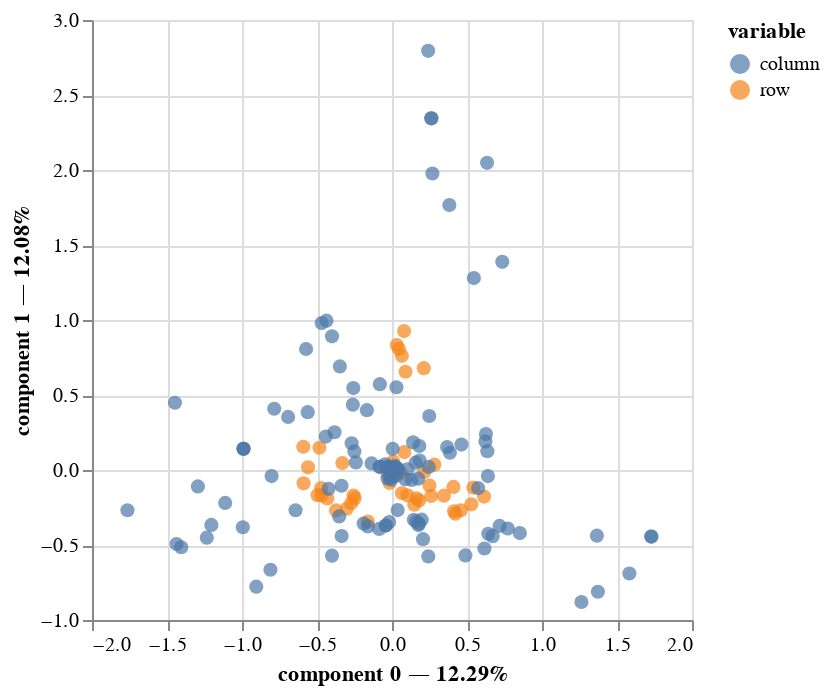

The notebook cell this image was saved under:
### Code cell
mca.plot(
    df_mortal_encoded,
    x_component=0,
    y_component=1,
    show_column_markers=True,
    show_row_markers=True,
    show_column_labels=False,
    show_row_labels=False
)

### Figure 1 — Vega-Lite specification as saved in the notebook (floating-point values rounded to 4 significant figures)
{"config": {"view": {"continuousWidth": 300, "continuousHeight": 300}}, "layer": [{"data": {"name": "data-7fafc4eb98a27f8d05d7762dbcbfa179"}, "mark": {"type": "circle", "size": 50}, "encoding": {"color": {"field": "variable", "type": "nominal"}, "tooltip": [{"field": "variable", "type": "nominal"}, {"field": "value", "type": "nominal"}, {"field": "component 0", "type": "quantitative"}, {"field": "component 1", "type": "quantitative"}], "x": {"axis": {"title": "component 0 — 12.29%"}, "field": "component 0", "scale": {"zero": false}, "type": "quantitative"}, "y": {"axis": {"title": "component 1 — 12.08%"}, "field": "component 1", "scale": {"zero": false}, "type": "quantitative"}}, "name": "view_1"}, {"data": {"name": "data-6411faa7bca72cce972c9bc9cf7f3fff"}, "mark": {"type": "circle", "size": 50}, "encoding": {"color": {"field": "variable", "type": "nominal"}, "tooltip": [{"field": "variable", "type": "nominal"}, {"field": "value", "type": "nominal"}, {"field": "component 0", "type": "quantitative"}, {"field": "component 1", "type": "quantitative"}], "x": {"axis": {"title": "component 0 — 12.29%"}, "field": "component 0", "scale": {"zero": false}, "type": "quantitative"}, "y": {"axis": {"title": "component 1 — 12.08%"}, "field": "component 1", "scale": {"zero": false}, "type": "quantitative"}}}], "params": [{"name": "param_1", "select": {"type": "interval", "encodings": ["x", "y"]}, "bind": "scales", "views": ["view_1"]}], "$schema": "https://vega.github.io/schema/vega-lite/v5.20.1.json", "datasets": {"data-7fafc4eb98a27f8d05d7762dbcbfa179": [{"component 0": 0.06553, "component 1": 0.7613, "variable": "row", "value": "0", "label": 0}, {"component 0": -0.1612, "component 1": -0.3435, "variable": "row", "value": "1", "label": 1}, {"component 0": -0.2565, "component 1": -0.1699, "variable": "row", "value": "2", "label": 2}, {"component 0": 0.007664, "component 1": 0.05726, "variable": "row", "value": "3", "label": 3}, {"component 0": 0.2138, "component 1": -0.01339, "variable": "row", "value": "4", "label": 4}, {"component 0": 0.4589, "component 1": -0.2691, "variable": "row", "value": "5", "label": 5}, {"component 0": 0.1808, "component 1": -0.204, "variable": "row", "value": "6", "label": 6}, {"component 0": -0.373, "component 1": -0.2694, "variable": "row", "value": "7", "label": 7}, {"component 0": 0.2497, "component 1": -0.1039, "variable": "row", "value": "8", "label": 8}, {"component 0": 0.4139, "component 1": -0.2755, "variable": "row", "value": "9", "label": 9}, {"component 0": 0.529, "component 1": -0.2287, "variable": "row", "value": "10", "label": 10}, {"component 0": 0.4222, "component 1": -0.2916, "variable": "row", "value": "11", "label": 11}, {"component 0": 0.4096, "component 1": -0.1129, "variable": "row", "value": "12", "label": 12}, {"component 0": -0.4312, "component 1": -0.19, "variable": "row", "value": "13", "label": 13}, {"component 0": 0.05831, "component 1": -0.01911, "variable": "row", "value": "14", "label": 14}, {"component 0": 0.261, "component 1": -0.173, "variable": "row", "value": "15", "label": 15}, {"component 0": -0.2709, "component 1": -0.2204, "variable": "row", "value": "16", "label": 16}, {"component 0": 0.1636, "component 1": -0.1887, "variable": "row", "value": "17", "label": 17}, {"component 0": 0.1481, "component 1": -0.2314, "variable": "row", "value": "18", "label": 18}, {"component 0": 0.09001, "component 1": 0.6551, "variable": "row", "value": "19", "label": 19}, {"component 0": 0.08059, "component 1": 0.9262, "variable": "row", "value": "20", "label": 20}, {"component 0": 0.006015, "component 1": -0.04263, "variable": "row", "value": "21", "label": 21}, {"component 0": 0.1027, "component 1": -0.1691, "variable": "row", "value": "22", "label": 22}, {"component 0": -0.3309, "component 1": 0.04693, "variable": "row", "value": "23", "label": 23}, {"component 0": 0.2823, "component 1": 0.0354, "variable": "row", "value": "24", "label": 24}, {"component 0": -0.5914, "component 1": 0.1547, "variable": "row", "value": "25", "label": 25}, {"component 0": -0.4697, "component 1": -0.1706, "variable": "row", "value": "26", "label": 26}, {"component 0": 0.08303, "component 1": 0.1193, "variable": "row", "value": "27", "label": 27}, {"component 0": 0.06605, "component 1": -0.1532, "variable": "row", "value": "28", "label": 28}, {"component 0": -0.2494, "component 1": -0.1889, "variable": "row", "value": "29", "label": 29}, {"component 0": -0.5896, "component 1": -0.08889, "variable": "row", "value": "30", "label": 30}, {"component 0": -0.3024, "component 1": -0.2577, "variable": "row", "value": "31", "label": 31}, {"component 0": -0.4838, "component 1": 0.1486, "variable": "row", "value": "32", "label": 32}, {"component 0": -0.01662, "component 1": -0.08656, "variable": "row", "value": "33", "label": 33}, {"component 0": 0.5423, "component 1": -0.1171, "variable": "row", "value": "34", "label": 34}, {"component 0": -0.02919, "component 1": -0.02614, "variable": "row", "value": "35", "label": 35}, {"component 0": 0.04676, "component 1": 0.8074, "variable": "row", "value": "36", "label": 36}, {"component 0": 0.03164, "component 1": 0.8334, "variable": "row", "value": "37", "label": 37}, {"component 0": 0.6136, "component 1": -0.1772, "variable": "row", "value": "38", "label": 38}, {"component 0": -0.4964, "component 1": -0.1679, "variable": "row", "value": "39", "label": 39}, {"component 0": 0.2119, "component 1": 0.6788, "variable": "row", "value": "40", "label": 40}, {"component 0": 0.3458, "component 1": -0.171, "variable": "row", "value": "41", "label": 41}, {"component 0": -0.4729, "component 1": -0.1204, "variable": "row", "value": "42", "label": 42}, {"component 0": -0.5596, "component 1": 0.01768, "variable": "row", "value": "43", "label": 43}], "data-6411faa7bca72cce972c9bc9cf7f3fff": [{"component 0": -0.4365, "component 1": 0.9956, "variable": "column", "value": "presunto responsable_SÍ__0.0", "label": "presunto responsable_SÍ__0.0"}, {"component 0": 0.1455, "component 1": -0.3319, "variable": "column", "value": "presunto responsable_SÍ__1.0", "label": "presunto responsable_SÍ__1.0"}, {"component 0": -0.441, "component 1": 0.2228, "variable": "column", "value": "presunto error_Ejecución incorrecta de maniobra o maniobra inadecuada__0.0", "label": "presunto error_Ejecución incorrecta de maniobra o maniobra inadecuada__0.0"}, {"component 0": 0.7718, "component 1": -0.3899, "variable": "column", "value": "presunto error_Ejecución incorrecta de maniobra o maniobra inadecuada__1.0", "label": "presunto error_Ejecución incorrecta de maniobra o maniobra inadecuada__1.0"}, {"component 0": 0.1842, "component 1": 0.06322, "variable": "column", "value": "presunto error_Indecisión, demora o retraso en tomar una decisión__0.0", "label": "presunto error_Indecisión, demora o retraso en tomar una decisión__0.0"}, {"component 0": -1.437, "component 1": -0.4931, "variable": "column", "value": "presunto error_Indecisión, demora o retraso en tomar una decisión__1.0", "label": "presunto error_Indecisión, demora o retraso en tomar una decisión__1.0"}, {"component 0": 0.1623, "component 1": -0.3437, "variable": "column", "value": "presunto error_No se aprecian errores__0.0", "label": "presunto error_No se aprecian errores__0.0"}, {"component 0": -0.2578, "component 1": 0.5459, "variable": "column", "value": "presunto error_No se aprecian errores__1.0", "label": "presunto error_No se aprecian errores__1.0"}, {"component 0": -0.0004399, "component 1": -0.01418, "variable": "column", "value": "presunto error_No ver un vehículo/peatón/obstáculo...__0.0", "label": "presunto error_No ver un vehículo/peatón/obstáculo...__0.0"}, {"component 0": 0.004399, "component 1": 0.1418, "variable": "column", "value": "presunto error_No ver un vehículo/peatón/obstáculo...__1.0", "label": "presunto error_No ver un vehículo/peatón/obstáculo...__1.0"}, {"component 0": 0.01906, "component 1": 0.0272, "variable": "column", "value": "presunto error_Se desconoce__0.0", "label": "presunto error_Se desconoce__0.0"}, {"component 0": -0.4002, "component 1": -0.5712, "variable": "column", "value": "presunto error_Se desconoce__1.0", "label": "presunto error_Se desconoce__1.0"}, {"component 0": -3.945e-17, "component 1": -3.255e-17, "variable": "column", "value": "posicion en el vehiculo_Se desconoce__1.0", "label": "posicion en el vehiculo_Se desconoce__1.0"}, {"component 0": -0.04509, "component 1": 0.03827, "variable": "column", "value": "sexo_Mujer__0.0", "label": "sexo_Mujer__0.0"}, {"component 0": 0.6162, "component 1": -0.5231, "variable": "column", "value": "sexo_Mujer__1.0", "label": "sexo_Mujer__1.0"}, {"component 0": -0.005606, "component 1": -0.06499, "variable": "column", "value": "motivo de desplazamiento_Actividad deportiva particular__0.0", "label": "motivo de desplazamiento_Actividad deportiva particular__0.0"}, {"component 0": 0.2411, "component 1": 2.794, "variable": "column", "value": "motivo de desplazamiento_Actividad deportiva particular__1.0", "label": "motivo de desplazamiento_Actividad deportiva particular__1.0"}, {"component 0": -0.005776, "component 1": -0.008371, "variable": "column", "value": "motivo de desplazamiento_Bomberos, Policía, Ambulancia__0.0", "label": "motivo de desplazamiento_Bomberos, Policía, Ambulancia__0.0"}, {"component 0": 0.2484, "component 1": 0.3599, "variable": "column", "value": "motivo de desplazamiento_Bomberos, Policía, Ambulancia__1.0", "label": "motivo de desplazamiento_Bomberos, Policía, Ambulancia__1.0"}, {"component 0": -0.4227, "component 1": -0.1256, "variable": "column", "value": "motivo de desplazamiento_Ocio y entretenimiento__0.0", "label": "motivo de desplazamiento_Ocio y entretenimiento__0.0"}, {"component 0": 0.386, "component 1": 0.1146, "variable": "column", "value": "motivo de desplazamiento_Ocio y entretenimiento__1.0", "label": "motivo de desplazamiento_Ocio y entretenimiento__1.0"}, {"component 0": 0.1029, "component 1": 0.005231, "variable": "column", "value": "motivo de desplazamiento_Otras actividades particulares__0.0", "label": "motivo de desplazamiento_Otras actividades particulares__0.0"}, {"component 0": -0.8027, "component 1": -0.04081, "variable": "column", "value": "motivo de desplazamiento_Otras actividades particulares__1.0", "label": "motivo de desplazamiento_Otras actividades particulares__1.0"}, {"component 0": 0.1407, "component 1": 0.1848, "variable": "column", "value": "motivo de desplazamiento_Se desconoce__0.0", "label": "motivo de desplazamiento_Se desconoce__0.0"}, {"component 0": -0.3356, "component 1": -0.4407, "variable": "column", "value": "motivo de desplazamiento_Se desconoce__1.0", "label": "motivo de desplazamiento_Se desconoce__1.0"}, {"component 0": 0.02302, "component 1": -0.003293, "variable": "column", "value": "motivo de desplazamiento_Transporte profesional de mercancías__0.0", "label": "motivo de desplazamiento_Transporte profesional de mercancías__0.0"}, {"component 0": -0.9899, "component 1": 0.1416, "variable": "column", "value": "motivo de desplazamiento_Transporte profesional de mercancías__1.0", "label": "motivo de desplazamiento_Transporte profesional de mercancías__1.0"}, {"component 0": -0.02937, "component 1": 0.02046, "variable": "column", "value": "desplazamiento previsto_Largo (Más de 200 km.)__0.0", "label": "desplazamiento previsto_Largo (Más de 200 km.)__0.0"}, {"component 0": 1.263, "component 1": -0.8799, "variable": "column", "value": "desplazamiento previsto_Largo (Más de 200 km.)__1.0", "label": "desplazamiento previsto_Largo (Más de 200 km.)__1.0"}, {"component 0": 0.3675, "component 1": 0.1534, "variable": "column", "value": "desplazamiento previsto_Local (Menos de 50 km.)__0.0", "label": "desplazamiento previsto_Local (Menos de 50 km.)__0.0"}, {"component 0": -0.6431, "component 1": -0.2684, "variable": "column", "value": "desplazamiento previsto_Local (Menos de 50 km.)__1.0", "label": "desplazamiento previsto_Local (Menos de 50 km.)__1.0"}, {"component 0": -0.2507, "component 1": 0.1237, "variable": "column", "value": "desplazamiento previsto_Medio (De 50 a 100 km.)__0.0", "label": "desplazamiento previsto_Medio (De 50 a 100 km.)__0.0"}, {"component 0": 0.8525, "component 1": -0.4207, "variable": "column", "value": "desplazamiento previsto_Medio (De 50 a 100 km.)__1.0", "label": "desplazamiento previsto_Medio (De 50 a 100 km.)__1.0"}, {"component 0": -0.01857, "component 1": -0.3475, "variable": "column", "value": "desplazamiento previsto_Se desconoce__0.0", "label": "desplazamiento previsto_Se desconoce__0.0"}, {"component 0": 0.02949, "component 1": 0.5519, "variable": "column", "value": "desplazamiento previsto_Se desconoce__1.0", "label": "desplazamiento previsto_Se desconoce__1.0"}, {"component 0": -0.2691, "component 1": 0.1782, "variable": "column", "value": "tipo de permiso_A1__0.0", "label": "tipo de permiso_A1__0.0"}, {"component 0": 0.6417, "component 1": -0.4249, "variable": "column", "value": "tipo de permiso_A1__1.0", "label": "tipo de permiso_A1__1.0"}, {"component 0": 0.6262, "component 1": 0.2401, "variable": "column", "value": "tipo de permiso_A2__0.0", "label": "tipo de permiso_A2__0.0"}, {"component 0": -0.9946, "component 1": -0.3814, "variable": "column", "value": "tipo de permiso_A2__1.0", "label": "tipo de permiso_A2__1.0"}, {"component 0": -0.08233, "component 1": 0.02114, "variable": "column", "value": "tipo de permiso_AM__0.0", "label": "tipo de permiso_AM__0.0"}, {"component 0": 1.729, "component 1": -0.444, "variable": "column", "value": "tipo de permiso_AM__1.0", "label": "tipo de permiso_AM__1.0"}, {"component 0": 0.02302, "component 1": -0.003293, "variable": "column", "value": "tipo de permiso_B+E__0.0", "label": "tipo de permiso_B+E__0.0"}, {"component 0": -0.9899, "component 1": 0.1416, "variable": "column", "value": "tipo de permiso_B+E__1.0", "label": "tipo de permiso_B+E__1.0"}, {"component 0": -0.01487, "component 1": 0.0009396, "variable": "column", "value": "tipo de permiso_D__0.0", "label": "tipo de permiso_D__0.0"}, {"component 0": 0.6395, "component 1": -0.0404, "variable": "column", "value": "tipo de permiso_D__1.0", "label": "tipo de permiso_D__1.0"}, {"component 0": -0.1606, "component 1": -0.3763, "variable": "column", "value": "tipo de permiso_Se desconoce__0.0", "label": "tipo de permiso_Se desconoce__0.0"}, {"component 0": 0.546, "component 1": 1.279, "variable": "column", "value": "tipo de permiso_Se desconoce__1.0", "label": "tipo de permiso_Se desconoce__1.0"}, {"component 0": -0.0368, "component 1": 0.01605, "variable": "column", "value": "caracteristica del permiso_Caducado__0.0", "label": "caracteristica del permiso_Caducado__0.0"}, {"component 0": 1.582, "component 1": -0.6901, "variable": "column", "value": "caracteristica del permiso_Caducado__1.0", "label": "caracteristica del permiso_Caducado__1.0"}, {"component 0": 0.735, "component 1": 1.388, "variable": "column", "value": "caracteristica del permiso_En Vigor__0.0", "label": "caracteristica del permiso_En Vigor__0.0"}, {"component 0": -0.189, "component 1": -0.3568, "variable": "column", "value": "caracteristica del permiso_En Vigor__1.0", "label": "caracteristica del permiso_En Vigor__1.0"}, {"component 0": -0.08233, "component 1": 0.02114, "variable": "column", "value": "caracteristica del permiso_Inapropiado__0.0", "label": "caracteristica del permiso_Inapropiado__0.0"}, {"component 0": 1.729, "component 1": -0.444, "variable": "column", "value": "caracteristica del permiso_Inapropiado__1.0", "label": "caracteristica del permiso_Inapropiado__1.0"}, {"component 0": -0.04144, "component 1": -0.3702, "variable": "column", "value": "caracteristica del permiso_Se desconoce__0.0", "label": "caracteristica del permiso_Se desconoce__0.0"}, {"component 0": 0.2624, "component 1": 2.344, "variable": "column", "value": "caracteristica del permiso_Se desconoce__1.0", "label": "caracteristica del permiso_Se desconoce__1.0"}, {"component 0": 0.03268, "component 1": 0.01197, "variable": "column", "value": "factor de atencion_Actividades simultáneas a la conducción (comer, beber, buscar objetos...)__0.0", "label": "factor de atencion_Actividades simultáneas a la conducción (comer, beber, buscar objetos...)__0.0"}, {"component 0": -1.405, "component 1": -0.5147, "variable": "column", "value": "factor de atencion_Actividades simultáneas a la conducción (comer, beber, buscar objetos...)__1.0", "label": "factor de atencion_Actividades simultáneas a la conducción (comer, beber, buscar objetos...)__1.0"}, {"component 0": 0.04101, "component 1": 0.006237, "variable": "column", "value": "factor de atencion_Enfermedad súbita/indisposición__0.0", "label": "factor de atencion_Enfermedad súbita/indisposición__0.0"}, {"component 0": -1.764, "component 1": -0.2682, "variable": "column", "value": "factor de atencion_Enfermedad súbita/indisposición__1.0", "label": "factor de atencion_Enfermedad súbita/indisposición__1.0"}, {"component 0": 0.02727, "component 1": -0.03841, "variable": "column", "value": "factor de atencion_Estar pensativo o abstraído__0.0", "label": "factor de atencion_Estar pensativo o abstraído__0.0"}, {"component 0": -0.5727, "component 1": 0.8066, "variable": "column", "value": "factor de atencion_Estar pensativo o abstraído__1.0", "label": "factor de atencion_Estar pensativo o abstraído__1.0"}, {"component 0": 0.03777, "component 1": -0.2671, "variable": "column", "value": "factor de atencion_No se aprecia ningún factor__0.0", "label": "factor de atencion_No se aprecia ningún factor__0.0"}, {"component 0": -0.08094, "component 1": 0.5723, "variable": "column", "value": "factor de atencion_No se aprecia ningún factor__1.0", "label": "factor de atencion_No se aprecia ningún factor__1.0"}, {"component 0": -0.2609, "component 1": 0.4354, "variable": "column", "value": "factor de atencion_Se desconoce__0.0", "label": "factor de atencion_Se desconoce__0.0"}, {"component 0": 0.1983, "component 1": -0.3309, "variable": "column", "value": "factor de atencion_Se desconoce__1.0", "label": "factor de atencion_Se desconoce__1.0"}, {"component 0": -0.01138, "component 1": 0.01324, "variable": "column", "value": "factor de atencion_Uso del GPS__0.0", "label": "factor de atencion_Uso del GPS__0.0"}, {"component 0": 0.4895, "component 1": -0.5692, "variable": "column", "value": "factor de atencion_Uso del GPS__1.0", "label": "factor de atencion_Uso del GPS__1.0"}, {"component 0": -3.945e-17, "component 1": -3.255e-17, "variable": "column", "value": "signos alcohol_NO__1.0", "label": "signos alcohol_NO__1.0"}, {"component 0": -3.945e-17, "component 1": -3.255e-17, "variable": "column", "value": "signos drogas_NO__1.0", "label": "signos drogas_NO__1.0"}, {"component 0": -0.006262, "component 1": -0.04596, "variable": "column", "value": "casco_Casco no utilizado__0.0", "label": "casco_Casco no utilizado__0.0"}, {"component 0": 0.2693, "component 1": 1.976, "variable": "column", "value": "casco_Casco no utilizado__1.0", "label": "casco_Casco no utilizado__1.0"}, {"component 0": -1.112, "component 1": -0.2196, "variable": "column", "value": "casco_Casco utilizado__0.0", "label": "casco_Casco utilizado__0.0"}, {"component 0": 0.6355, "component 1": 0.1255, "variable": "column", "value": "casco_Casco utilizado__1.0", "label": "casco_Casco utilizado__1.0"}, {"component 0": 0.6229, "component 1": 0.1893, "variable": "column", "value": "casco_Se ignora__0.0", "label": "casco_Se ignora__0.0"}, {"component 0": -1.204, "component 1": -0.366, "variable": "column", "value": "casco_Se ignora__1.0", "label": "casco_Se ignora__1.0"}, {"component 0": -0.4, "component 1": 0.8911, "variable": "column", "value": "cinturon de seguridad_Cinturón no utilizado__0.0", "label": "cinturon de seguridad_Cinturón no utilizado__0.0"}, {"component 0": 0.2069, "component 1": -0.4609, "variable": "column", "value": "cinturon de seguridad_Cinturón no utilizado__1.0", "label": "cinturon de seguridad_Cinturón no utilizado__1.0"}, {"component 0": 0.2448, "component 1": 0.02068, "variable": "column", "value": "cinturon de seguridad_Cinturón utilizado__0.0", "label": "cinturon de seguridad_Cinturón utilizado__0.0"}, {"component 0": -1.294, "component 1": -0.1093, "variable": "column", "value": "cinturon de seguridad_Cinturón utilizado__1.0", "label": "cinturon de seguridad_Cinturón utilizado__1.0"}, {"component 0": -0.08496, "component 1": -0.3926, "variable": "column", "value": "cinturon de seguridad_Se ignora__0.0", "label": "cinturon de seguridad_Se ignora__0.0"}, {"component 0": 0.3823, "component 1": 1.767, "variable": "column", "value": "cinturon de seguridad_Se ignora__1.0", "label": "cinturon de seguridad_Se ignora__1.0"}, {"component 0": -3.945e-17, "component 1": -3.255e-17, "variable": "column", "value": "accion del peaton_Peaton no interviene__1.0", "label": "accion del peaton_Peaton no interviene__1.0"}, {"component 0": 0.02104, "component 1": 0.01808, "variable": "column", "value": "presunta infraccion del conductor_Adelantar antirreglamentariamente__0.0", "label": "presunta infraccion del conductor_Adelantar antirreglamentariamente__0.0"}, {"component 0": -0.9046, "component 1": -0.7776, "variable": "column", "value": "presunta infraccion del conductor_Adelantar antirreglamentariamente__1.0", "label": "presunta infraccion del conductor_Adelantar antirreglamentariamente__1.0"}, {"component 0": -0.03192, "component 1": 0.01888, "variable": "column", "value": "presunta infraccion del conductor_Competiciones o carreras__0.0", "label": "presunta infraccion del conductor_Competiciones o carreras__0.0"}, {"component 0": 1.373, "component 1": -0.8118, "variable": "column", "value": "presunta infraccion del conductor_Competiciones o carreras__1.0", "label": "presunta infraccion del conductor_Competiciones o carreras__1.0"}, {"component 0": -0.01474, "component 1": -0.04763, "variable": "column", "value": "presunta infraccion del conductor_Girar o cambiar de sentido incorrectamente__0.0", "label": "presunta infraccion del conductor_Girar o cambiar de sentido incorrectamente__0.0"}, {"component 0": 0.6337, "component 1": 2.048, "variable": "column", "value": "presunta infraccion del conductor_Girar o cambiar de sentido incorrectamente__1.0", "label": "presunta infraccion del conductor_Girar o cambiar de sentido incorrectamente__1.0"}, {"component 0": 0.006671, "component 1": 0.01245, "variable": "column", "value": "presunta infraccion del conductor_Invadir parcialmente el sentido contrario__0.0", "label": "presunta infraccion del conductor_Invadir parcialmente el sentido contrario__0.0"}, {"component 0": -0.03002, "component 1": -0.05604, "variable": "column", "value": "presunta infraccion del conductor_Invadir parcialmente el sentido contrario__1.0", "label": "presunta infraccion del conductor_Invadir parcialmente el sentido contrario__1.0"}, {"component 0": 0.1798, "component 1": -0.3572, "variable": "column", "value": "presunta infraccion del conductor_Presuntamente no existe infracción__0.0", "label": "presunta infraccion del conductor_Presuntamente no existe infracción__0.0"}, {"component 0": -0.3477, "component 1": 0.6906, "variable": "column", "value": "presunta infraccion del conductor_Presuntamente no existe infracción__1.0", "label": "presunta infraccion del conductor_Presuntamente no existe infracción__1.0"}, {"component 0": -0.1674, "component 1": 0.3988, "variable": "column", "value": "presunta infraccion del conductor_Se desconoce__0.0", "label": "presunta infraccion del conductor_Se desconoce__0.0"}, {"component 0": 0.2419, "component 1": -0.5761, "variable": "column", "value": "presunta infraccion del conductor_Se desconoce__1.0", "label": "presunta infraccion del conductor_Se desconoce__1.0"}, {"component 0": 0.1758, "component 1": -0.3672, "variable": "column", "value": "presunta infraccion de velocidad_Ninguna__0.0", "label": "presunta infraccion de velocidad_Ninguna__0.0"}, {"component 0": -0.4689, "component 1": 0.9792, "variable": "column", "value": "presunta infraccion de velocidad_Ninguna__1.0", "label": "presunta infraccion de velocidad_Ninguna__1.0"}, {"component 0": 0.1821, "component 1": 0.16, "variable": "column", "value": "presunta infraccion de velocidad_Se desconoce__0.0", "label": "presunta infraccion de velocidad_Se desconoce__0.0"}, {"component 0": -0.3521, "component 1": -0.3093, "variable": "column", "value": "presunta infraccion de velocidad_Se desconoce__1.0", "label": "presunta infraccion de velocidad_Se desconoce__1.0"}, {"component 0": -0.004056, "component 1": 0.001341, "variable": "column", "value": "presunta infraccion de velocidad_Sobrepasar la velocidad establecida__0.0", "label": "presunta infraccion de velocidad_Sobrepasar la velocidad establecida__0.0"}, {"component 0": 0.1744, "component 1": -0.05767, "variable": "column", "value": "presunta infraccion de velocidad_Sobrepasar la velocidad establecida__1.0", "label": "presunta infraccion de velocidad_Sobrepasar la velocidad establecida__1.0"}, {"component 0": -0.3833, "component 1": 0.2519, "variable": "column", "value": "presunta infraccion de velocidad_Velocidad inadecuada para las condiciones de la vía__0.0", "label": "presunta infraccion de velocidad_Velocidad inadecuada para las condiciones de la vía__0.0"}, {"component 0": 0.6708, "component 1": -0.4409, "variable": "column", "value": "presunta infraccion de velocidad_Velocidad inadecuada para las condiciones de la vía__1.0", "label": "presunta infraccion de velocidad_Velocidad inadecuada para las condiciones de la vía__1.0"}, {"component 0": -3.945e-17, "component 1": -3.255e-17, "variable": "column", "value": "presunta infraccion del peaton_Peaton no interviene__1.0", "label": "presunta infraccion del peaton_Peaton no interviene__1.0"}, {"component 0": -0.1366, "component 1": 0.04376, "variable": "column", "value": "rango edad_De 18 a 24 años__0.0", "label": "rango edad_De 18 a 24 años__0.0"}, {"component 0": 1.366, "component 1": -0.4376, "variable": "column", "value": "rango edad_De 18 a 24 años__1.0", "label": "rango edad_De 18 a 24 años__1.0"}, {"component 0": -0.2409, "component 1": 0.05063, "variable": "column", "value": "rango edad_De 25 a 44 años__0.0", "label": "rango edad_De 25 a 44 años__0.0"}, {"component 0": 0.5743, "component 1": -0.1207, "variable": "column", "value": "rango edad_De 25 a 44 años__1.0", "label": "rango edad_De 25 a 44 años__1.0"}, {"component 0": 0.157, "component 1": 0.04904, "variable": "column", "value": "rango edad_De 45 a 64 años__0.0", "label": "rango edad_De 45 a 64 años__0.0"}, {"component 0": -0.3364, "component 1": -0.1051, "variable": "column", "value": "rango edad_De 45 a 64 años__1.0", "label": "rango edad_De 45 a 64 años__1.0"}, {"component 0": 0.131, "component 1": -0.06692, "variable": "column", "value": "rango edad_De 65 a 74 años__0.0", "label": "rango edad_De 65 a 74 años__0.0"}, {"component 0": -0.6926, "component 1": 0.3537, "variable": "column", "value": "rango edad_De 65 a 74 años__1.0", "label": "rango edad_De 65 a 74 años__1.0"}, {"component 0": 0.08875, "component 1": -0.06092, "variable": "column", "value": "rango edad_Más de 74 años__0.0", "label": "rango edad_Más de 74 años__0.0"}, {"component 0": -0.5621, "component 1": 0.3858, "variable": "column", "value": "rango edad_Más de 74 años__1.0", "label": "rango edad_Más de 74 años__1.0"}, {"component 0": -3.945e-17, "component 1": -3.255e-17, "variable": "column", "value": "rango alcohol_No prueba/no positivo__1.0", "label": "rango alcohol_No prueba/no positivo__1.0"}, {"component 0": -0.04144, "component 1": -0.3702, "variable": "column", "value": "tipo de vehiculo_bicicleta__0.0", "label": "tipo de vehiculo_bicicleta__0.0"}, {"component 0": 0.2624, "component 1": 2.344, "variable": "column", "value": "tipo de vehiculo_bicicleta__1.0", "label": "tipo de vehiculo_bicicleta__1.0"}, {"component 0": 0.02302, "component 1": -0.003293, "variable": "column", "value": "tipo de vehiculo_camion__0.0", "label": "tipo de vehiculo_camion__0.0"}, {"component 0": -0.9899, "component 1": 0.1416, "variable": "column", "value": "tipo de vehiculo_camion__1.0", "label": "tipo de vehiculo_camion__1.0"}, {"component 0": 0.01885, "component 1": 0.01546, "variable": "column", "value": "tipo de vehiculo_furgoneta__0.0", "label": "tipo de vehiculo_furgoneta__0.0"}, {"component 0": -0.8104, "component 1": -0.6648, "variable": "column", "value": "tipo de vehiculo_furgoneta__1.0", "label": "tipo de vehiculo_furgoneta__1.0"}, {"component 0": 0.03365, "component 1": -0.01043, "variable": "column", "value": "tipo de vehiculo_maquinaria obra agricola__0.0", "label": "tipo de vehiculo_maquinaria obra agricola__0.0"}, {"component 0": -1.447, "component 1": 0.4485, "variable": "column", "value": "tipo de vehiculo_maquinaria obra agricola__1.0", "label": "tipo de vehiculo_maquinaria obra agricola__1.0"}, {"component 0": -0.7852, "component 1": 0.4084, "variable": "column", "value": "tipo de vehiculo_motocicleta__0.0", "label": "tipo de vehiculo_motocicleta__0.0"}, {"component 0": 0.717, "component 1": -0.3729, "variable": "column", "value": "tipo de vehiculo_motocicleta__1.0", "label": "tipo de vehiculo_motocicleta__1.0"}, {"component 0": 0.463, "component 1": 0.1692, "variable": "column", "value": "tipo de vehiculo_turismo__0.0", "label": "tipo de vehiculo_turismo__0.0"}, {"component 0": -1.235, "component 1": -0.4513, "variable": "column", "value": "tipo de vehiculo_turismo__1.0", "label": "tipo de vehiculo_turismo__1.0"}]}}
